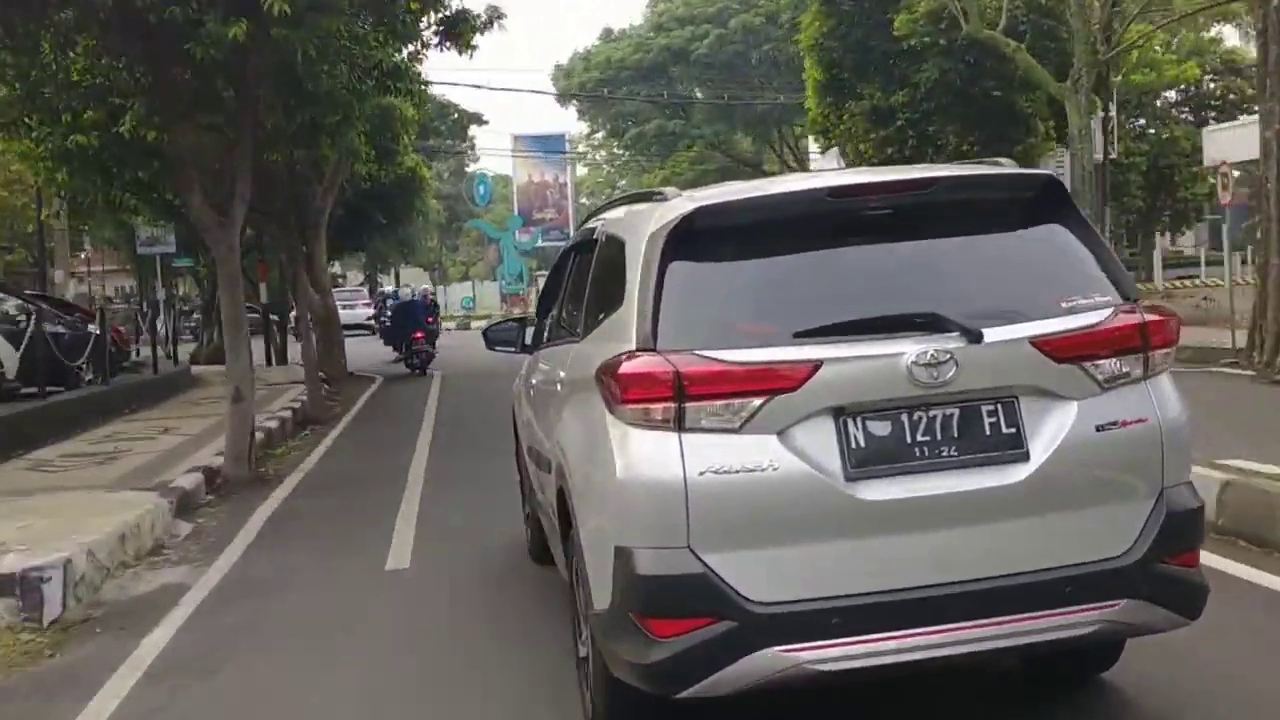
#> input picture img_asset/platnomor1.png, 1280 x 720 px, found by its file name; the run also reads 1 picture not shown here
$ python sandbox_algorithm.py
#> lines starting #> are read from the running program, lines starting #| are printed output that depends on the picture
import cv2
import numpy as np
from matplotlib import pyplot as plt

bbox = (50, 60, 700, 700)
img = cv2.imread('platnomor1.png', cv2.IMREAD_COLOR)
#> img is the input picture: shape (720, 1280, 3); mean B, G, R 91.2, 96.3, 99.2
bgMask = cv2.imread('blackBg.jpg')

def prosesCrop(frame, kosong, bboxCrop):
#> called with bboxCrop = (50, 60, 700, 700)
    widthImg, heightImg, _ = frame.shape
#> widthImg = 720; heightImg = 1280
    widthNet, heightNet = (608, 608)
    x1, y1, x2, y2 = bboxCrop
    croppedImg = frame[y1:y2, x1:x2]
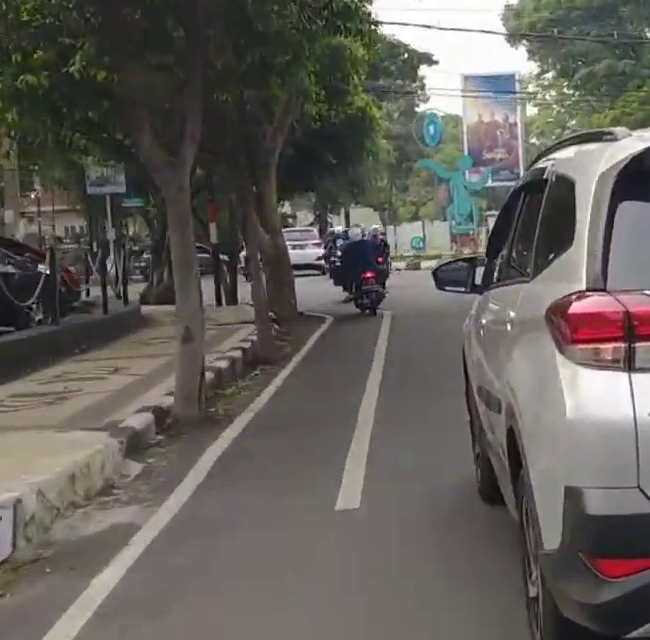
#> croppedImg: shape (640, 650, 3); mean B, G, R 90.9, 96.1, 99.6
    resizedCrop = cv2.resize(croppedImg, (300, 120))
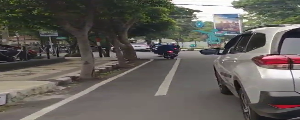
#> resizedCrop: shape (120, 300, 3); mean B, G, R 90.8, 95.9, 99.5
    kosong[200:320, 200:500] = resizedCrop
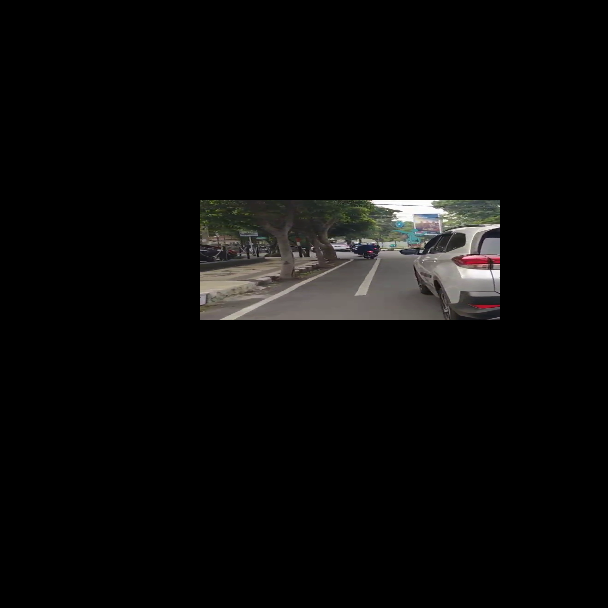
#> kosong: shape (608, 608, 3); mean B, G, R 8.8, 9.3, 9.7
    return kosong

gambarJadi = prosesCrop(img, bgMask, bbox)


plt.subplot(121),
plt.imshow(img),
plt.title('Source Image'),
plt.axis('off')

plt.subplot(122),
plt.imshow(gambarJadi),
plt.title('Replaced Image'),
plt.axis('off')

plt.show()
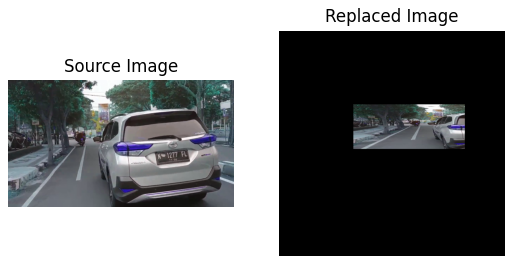
#> figure drawn by matplotlib, 2 panels; B, G, R data is drawn as R, G, B
